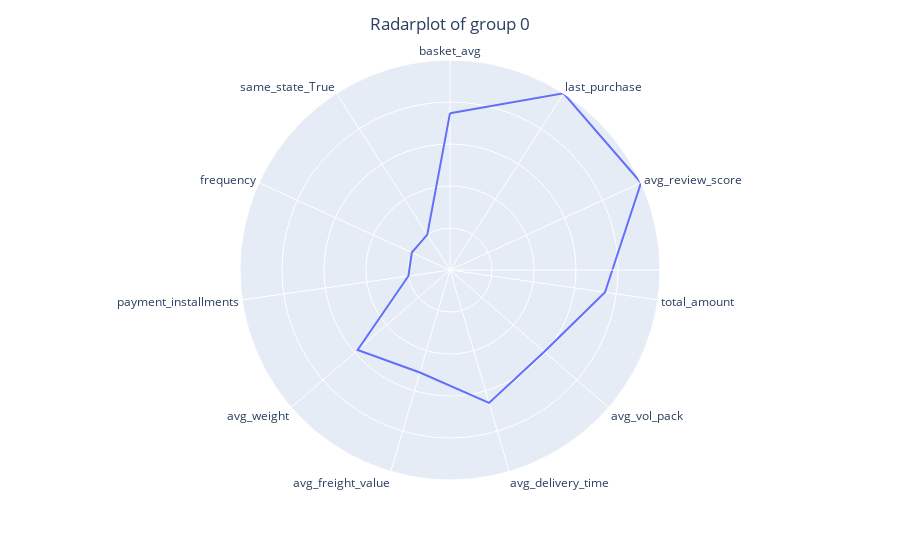
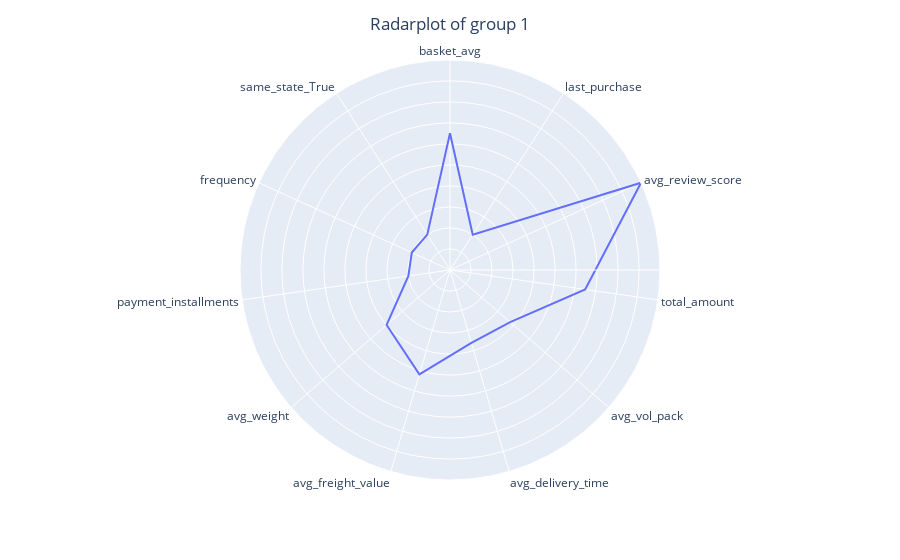
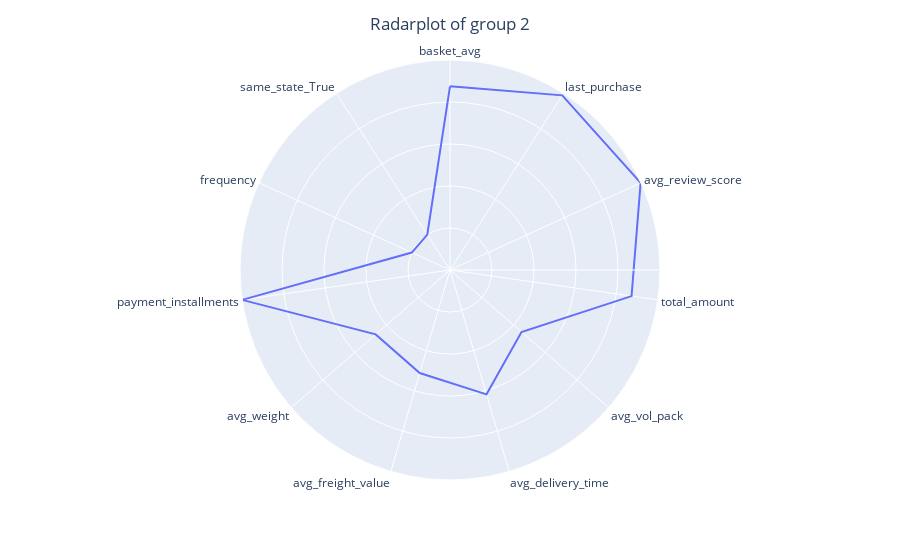
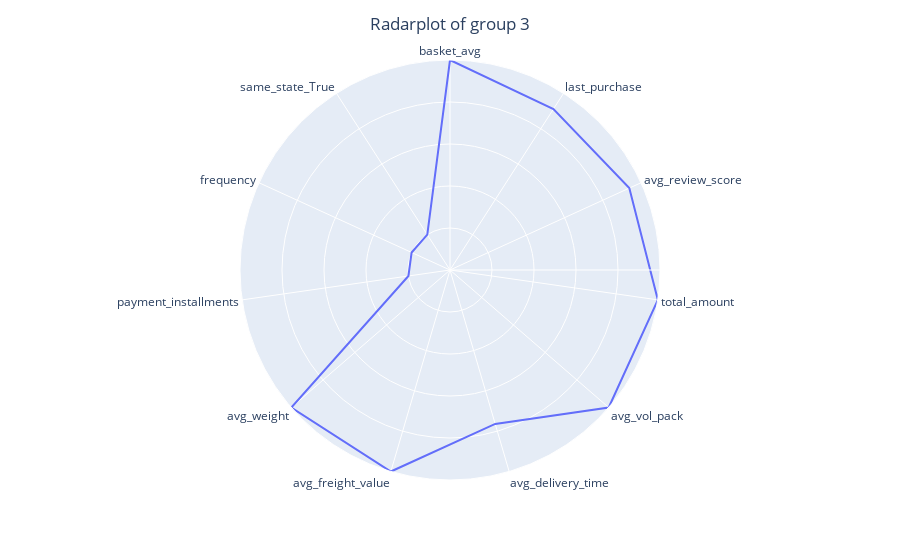

Write notebook code for charts like these, in order.
### Code cell
for n in range(0,8) :
    RadarPlot(data=customer, group=n, nb_features=11)

### Figure 1 — Plotly figure (JSON) as saved in the notebook; plotly's stock layout.template omitted (floating-point values rounded to 4 significant figures)
{"data": [{"hovertemplate": "0=%{r}<br>index=%{theta}<extra></extra>", "legendgroup": "", "line": {"color": "#636efa", "dash": "solid"}, "mode": "lines", "name": "", "r": [3.734, 5.0, 5, 3.729, 2.97, 3.299, 2.543, 2.911, 1, 1, 1, 3.734], "showlegend": false, "subplot": "polar", "theta": ["basket_avg", "last_purchase", "avg_review_score", "total_amount", "avg_vol_pack", "avg_delivery_time", "avg_freight_value", "avg_weight", "payment_installments", "frequency", "same_state_True", "basket_avg"], "type": "scatterpolar"}], "layout": {"autosize": true, "legend": {"tracegroupgap": 0}, "margin": {"t": 60}, "polar": {"angularaxis": {"direction": "clockwise", "rotation": 90, "type": "category"}, "domain": {"x": [0, 1], "y": [0, 1]}, "radialaxis": {"autorange": true, "range": [0, 5], "showticklabels": false, "ticks": "", "type": "linear"}}, "title": {"text": "Radarplot of group 0", "x": 0.5}}}

### Figure 2 — Plotly figure (JSON) as saved in the notebook; plotly's stock layout.template omitted (floating-point values rounded to 4 significant figures)
{"data": [{"hovertemplate": "1=%{r}<br>index=%{theta}<extra></extra>", "legendgroup": "", "line": {"color": "#636efa", "dash": "solid"}, "mode": "lines", "name": "", "r": [3.253, 1, 4.996, 3.249, 1.894, 1.805, 2.587, 1.996, 1, 1, 1, 3.253], "showlegend": false, "subplot": "polar", "theta": ["basket_avg", "last_purchase", "avg_review_score", "total_amount", "avg_vol_pack", "avg_delivery_time", "avg_freight_value", "avg_weight", "payment_installments", "frequency", "same_state_True", "basket_avg"], "type": "scatterpolar"}], "layout": {"autosize": true, "legend": {"tracegroupgap": 0}, "margin": {"t": 60}, "polar": {"angularaxis": {"direction": "clockwise", "rotation": 90, "type": "category"}, "domain": {"x": [0, 1], "y": [0, 1]}, "radialaxis": {"autorange": true, "range": [0, 4.996], "showticklabels": false, "ticks": "", "type": "linear"}}, "title": {"text": "Radarplot of group 1", "x": 0.5}}}

### Figure 3 — Plotly figure (JSON) as saved in the notebook; plotly's stock layout.template omitted (floating-point values rounded to 4 significant figures)
{"data": [{"hovertemplate": "2=%{r}<br>index=%{theta}<extra></extra>", "legendgroup": "", "line": {"color": "#636efa", "dash": "solid"}, "mode": "lines", "name": "", "r": [4.374, 4.943, 4.989, 4.367, 2.253, 3.086, 2.557, 2.341, 5, 1, 1, 4.374], "showlegend": false, "subplot": "polar", "theta": ["basket_avg", "last_purchase", "avg_review_score", "total_amount", "avg_vol_pack", "avg_delivery_time", "avg_freight_value", "avg_weight", "payment_installments", "frequency", "same_state_True", "basket_avg"], "type": "scatterpolar"}], "layout": {"autosize": true, "legend": {"tracegroupgap": 0}, "margin": {"t": 60}, "polar": {"angularaxis": {"direction": "clockwise", "rotation": 90, "type": "category"}, "domain": {"x": [0, 1], "y": [0, 1]}, "radialaxis": {"autorange": true, "range": [0, 5], "showticklabels": false, "ticks": "", "type": "linear"}}, "title": {"text": "Radarplot of group 2", "x": 0.5}}}

### Figure 4 — Plotly figure (JSON) as saved in the notebook; plotly's stock layout.template omitted (floating-point values rounded to 4 significant figures)
{"data": [{"hovertemplate": "3=%{r}<br>index=%{theta}<extra></extra>", "legendgroup": "", "line": {"color": "#636efa", "dash": "solid"}, "mode": "lines", "name": "", "r": [5, 4.556, 4.693, 5, 5.0, 3.819, 5, 5, 1, 1.005, 1, 5], "showlegend": false, "subplot": "polar", "theta": ["basket_avg", "last_purchase", "avg_review_score", "total_amount", "avg_vol_pack", "avg_delivery_time", "avg_freight_value", "avg_weight", "payment_installments", "frequency", "same_state_True", "basket_avg"], "type": "scatterpolar"}], "layout": {"autosize": true, "legend": {"tracegroupgap": 0}, "margin": {"t": 60}, "polar": {"angularaxis": {"direction": "clockwise", "rotation": 90, "type": "category"}, "domain": {"x": [0, 1], "y": [0, 1]}, "radialaxis": {"autorange": true, "range": [0, 5], "showticklabels": false, "ticks": "", "type": "linear"}}, "title": {"text": "Radarplot of group 3", "x": 0.5}}}
